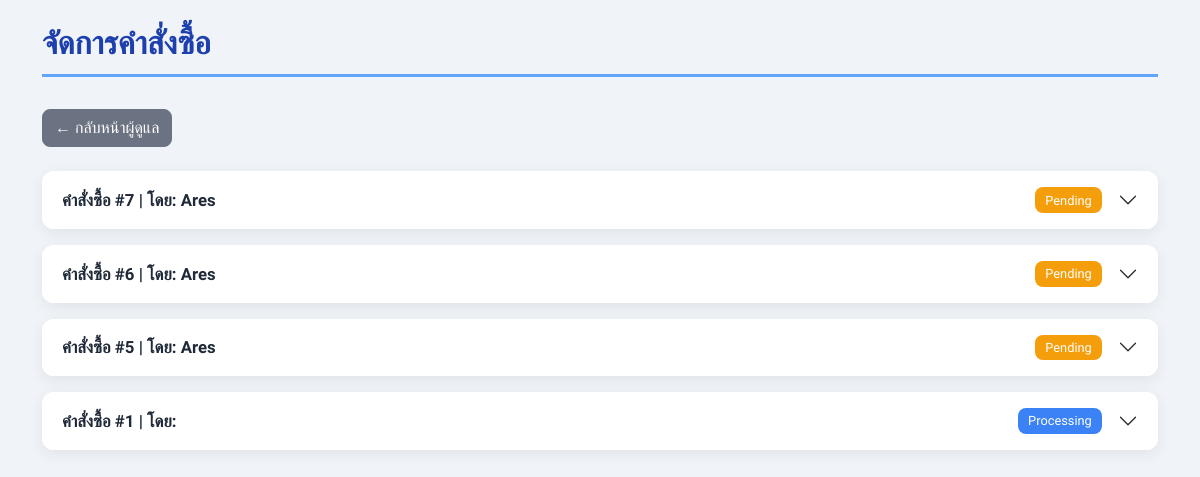
The app's page /admin/orders.php (signed in), older data.
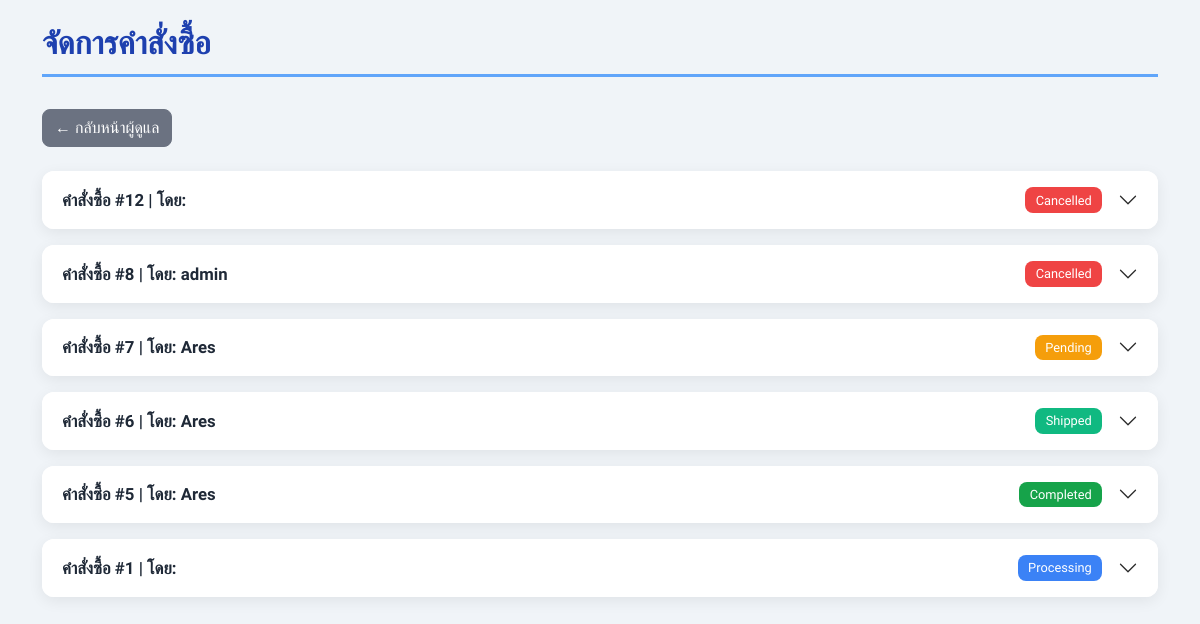
The same page, newer data.
### tables this page shows
CREATE TABLE `orders` (
  `order_id` int(11) NOT NULL,
  `user_id` int(11) DEFAULT NULL,
  `total_amount` decimal(10,2) NOT NULL,
  `order_date` timestamp NOT NULL DEFAULT current_timestamp(),
  `status` enum('pending','processing','shipped','completed','cancelled') DEFAULT 'pending'
);

CREATE TABLE `users` (
  `user_id` int(11) NOT NULL,
  `username` varchar(50) NOT NULL,
  `password` varchar(255) NOT NULL,
  `email` varchar(100) NOT NULL,
  `full_name` varchar(100) DEFAULT NULL,
  `role` enum('admin','member') DEFAULT 'member',
  `created_at` timestamp NOT NULL DEFAULT current_timestamp()
);

### admin/orders.php (the view, shortened to what this page needs)
<?php
require '../config.php';
$stmt = $conn->query("
    SELECT o.*, u.username
    FROM orders o
    LEFT JOIN users u ON o.user_id = u.user_id
    ORDER BY o.order_date DESC
");
$orders = $stmt->fetchAll(PDO::FETCH_ASSOC);
function getStatusBadgeClass($status) {
    switch ($status) {
        case 'pending':
            return 'status-pending';
        case 'processing':
            return 'status-processing';
        case 'shipped':
            return 'status-shipped';
        case 'completed':
            return 'status-completed';
        case 'cancelled':
            return 'status-cancelled';
    }
}
?>
<!DOCTYPE html>
<html lang="th">
<head>
    <link href="https://cdn.jsdelivr.net/npm/bootstrap@5.3.0/dist/css/bootstrap.min.css" rel="stylesheet">
</head>
<body class="container py-4">
<h2 class="page-header">จัดการคำสั่งซื้อ</h2>
<a href="index.php" class="btn btn-secondary mb-4">← กลับหน้าผู้ดูแล</a>
<div class="accordion" id="ordersAccordion">
<?php foreach ($orders as $index => $order): ?>
    <?php
        $status_class = getStatusBadgeClass($order['status']);
    ?>
    <div class="accordion-item">
        <h2 class="accordion-header" id="heading<?= $index ?>">
            <button class="accordion-button collapsed" type="button" data-bs-toggle="collapse" data-bs-target="#collapse<?= $index ?>" aria-expanded="false" aria-controls="collapse<?= $index ?>">
                <div class="d-flex justify-content-between w-100 align-items-center pe-3">
                    <span><strong>คำสั่งซื้อ #<?= $order['order_id'] ?></strong> | โดย: <?= htmlspecialchars($order['username']) ?></span>
                    <span class="<?= $status_class ?> status-badge"><?= ucfirst($order['status']) ?></span>
                </div>
            </button>
        </h2>
    </div>
<?php endforeach; ?>
</div>
</body>
</html>

Row changes from the older to the newer data that the page shows:
added orders: order_id "12", status "Cancelled"
added orders: order_id "8", user.username "admin", status "Cancelled"
changed orders id 6: status "Pending" → "Shipped"
changed orders id 5: status "Pending" → "Completed"
